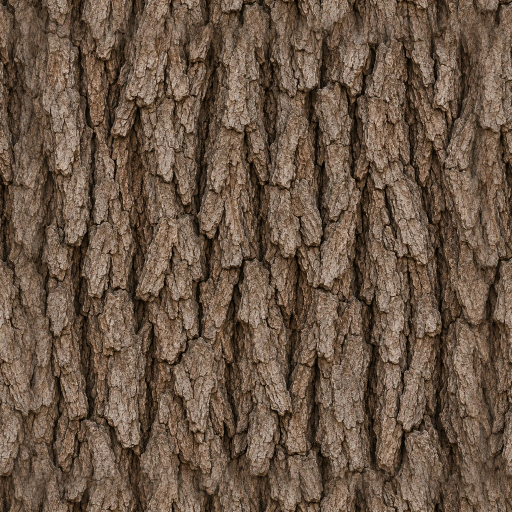
#> input picture stage-studio/assets/parkway/bark_t.webp, 1024 x 1024 px, given in place of keyaki_clump.png, which was not available (shown at 1/2 size)
$ python prep.py
#> lines starting #> are read from the running program, lines starting #| are printed output that depends on the picture
"""image_gen の絵を場面用に整える。単色の背景を透明にし、床のテクスチャの継ぎ目を消す。python prep.py"""
from pathlib import Path

import numpy as np
from PIL import Image, ImageFilter

d = Path(__file__).parent


def key(name, out, size=None, crop=None):
#> called with name = 'keyaki_clump', out = 'clump_a.png', size = (1024, 683)
    im = Image.open(d / f'{name}.png').convert('RGB')
#> im is the input picture: PIL image 1024x1024 RGB; mean R, G, B 106.4, 86.2, 69.3
    a = np.asarray(im).astype(np.float32) / 255
    r, g, b = a[..., 0], a[..., 1], a[..., 2]
    k = np.clip((np.minimum(r, b) - g - .1) / .2, 0, 1)
#> k: shape (1024, 1024) float32; every value is 0
    r = np.minimum(r, g * 1.3)
    b = np.minimum(b, g * 1.15)
    rgb = np.stack([r, g, b], -1)
    al = Image.fromarray(((1 - k) * 255).astype(np.uint8)).filter(ImageFilter.MinFilter(3)).filter(ImageFilter.GaussianBlur(.7))
#> al: PIL image 1024x1024 L; every value is 255
    res = Image.fromarray((rgb * 255).astype(np.uint8))
    res.putalpha(al)
#> res: PIL image 1024x1024 RGBA
    if crop:
        res = res.crop(crop)
    if size:
        res = res.resize(size, Image.LANCZOS)
#> res: PIL image 1024x683 RGBA
    res.save(d / out)
    print(out, res.size, float(1 - k.mean()))
#| clump_a.png (1024, 683) 1.0


def tile(name, out, size=1024, band=.12):
    """上下と左右の端を、半周ずらした絵へなめらかに移す。絵の端の境をなくす"""
    a = np.asarray(Image.open(d / f'{name}.png').convert('RGB').resize((size, size), Image.LANCZOS)).astype(np.float32)
    for axis in (0, 1):
        shifted = np.roll(a, size // 2, axis)
        t = np.linspace(0, 1, size)
        w = np.clip(np.minimum(t, 1 - t) / band, 0, 1)
        w = w * w * (3 - 2 * w)
        w = w[:, None, None] if axis == 0 else w[None, :, None]
        a = a * w + shifted * (1 - w)
    Image.fromarray(a.astype(np.uint8)).save(d / out)
    print(out)


key('keyaki_clump', 'clump_a.png', (1024, 683))
key('keyaki_under', 'under_a.png', (1024, 683))
#> call 2 of key, with name = 'keyaki_under', out = 'under_a.png', size = (1024, 683)
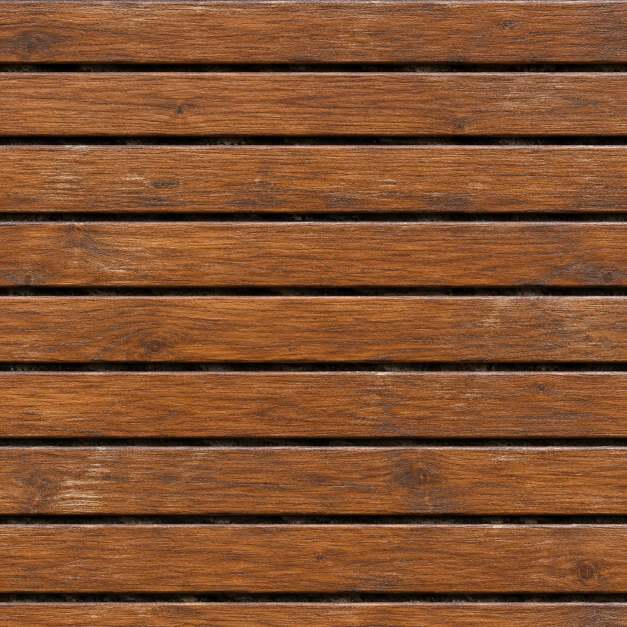
#> input picture stage-studio/assets/parkway/bench_wood.webp, 1254 x 1254 px, given in place of keyaki_under.png, which was not available (shown at 1/2 size)
#> in key, im is the input picture: PIL image 1254x1254 RGB; mean R, G, B 130.7, 81.2, 47.9
#> in key (call 2), `r, g, b = a[..., 0], a[..., 1], a[..., 2]`:
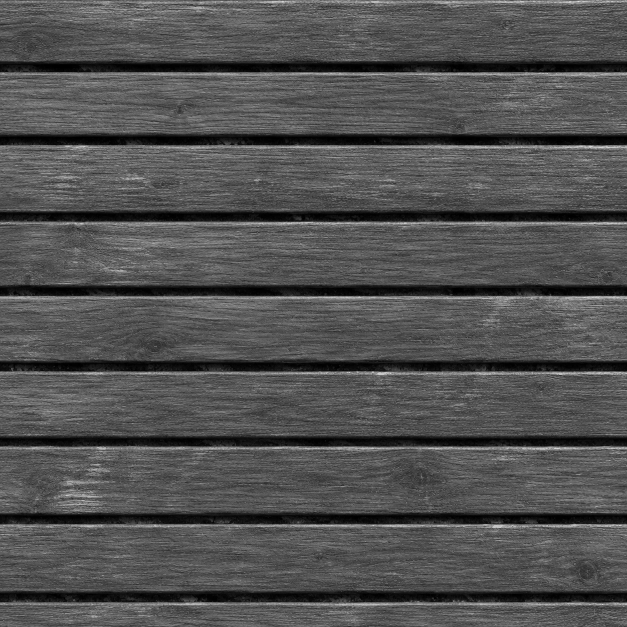
#> g: shape (1254, 1254) float32 (shown at 1/2 size); min 0, max 0.953, mean 0.318
#> in key (call 2), `r, g, b = a[..., 0], a[..., 1], a[..., 2]`:
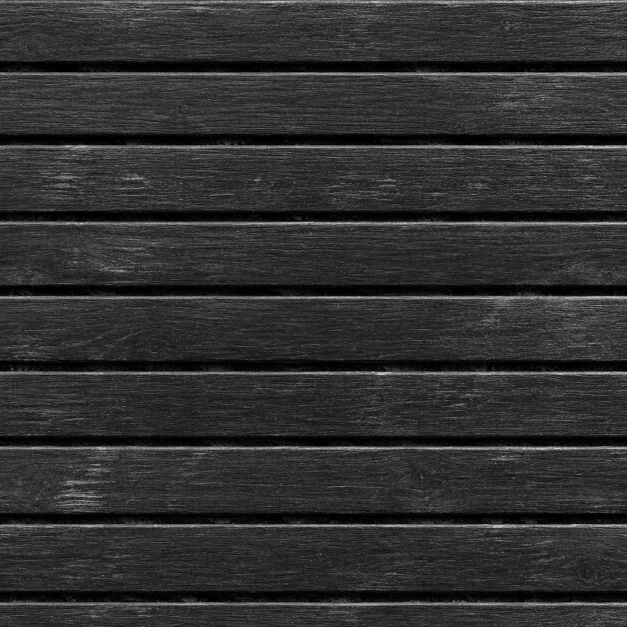
#> b: shape (1254, 1254) float32 (shown at 1/2 size); min 0, max 0.925, mean 0.188
#> in key (call 2), `k = np.clip((np.minimum(r, b) - g - .1) / .2, 0, 1)`: k: shape (1254, 1254) float32; every value is 0
#> in key (call 2), `r = np.minimum(r, g * 1.3)`:
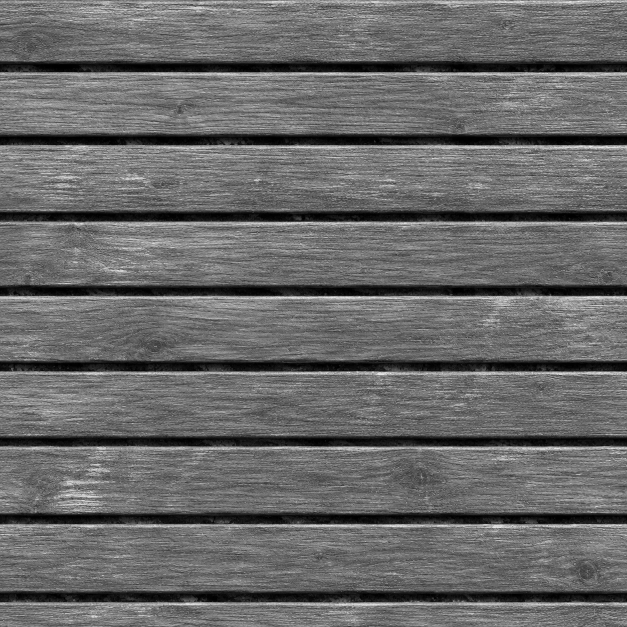
#> r: shape (1254, 1254) float32 (shown at 1/2 size); min 0, max 1, mean 0.412
#> in key (call 2), `rgb = np.stack([r, g, b], -1)`:
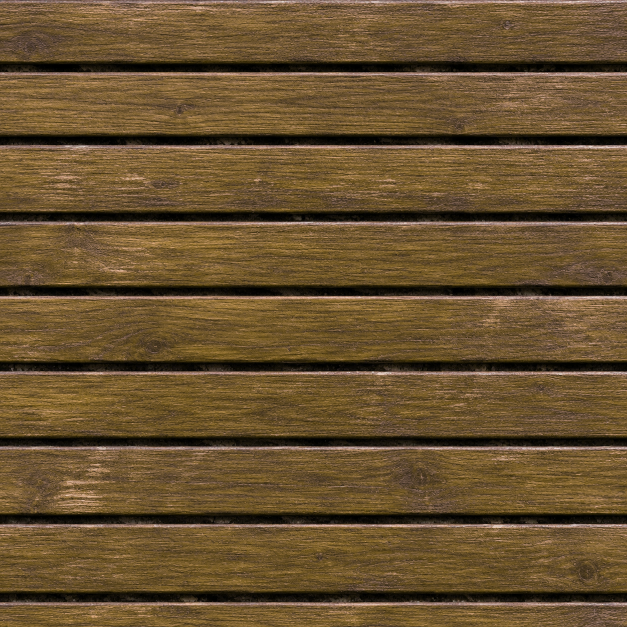
#> rgb: shape (1254, 1254, 3) float32 (shown at 1/2 size); mean of channels 0, 1, 2 0.412, 0.319, 0.189; drawn as R, G, B
#> in key (call 2), `al = Image.fromarray(((1 - k) * 255).astype(np.uint8)).filter(ImageFil..`: al: PIL image 1254x1254 L; every value is 255
#> in key (call 2), `res = res.resize(size, Image.LANCZOS)`:
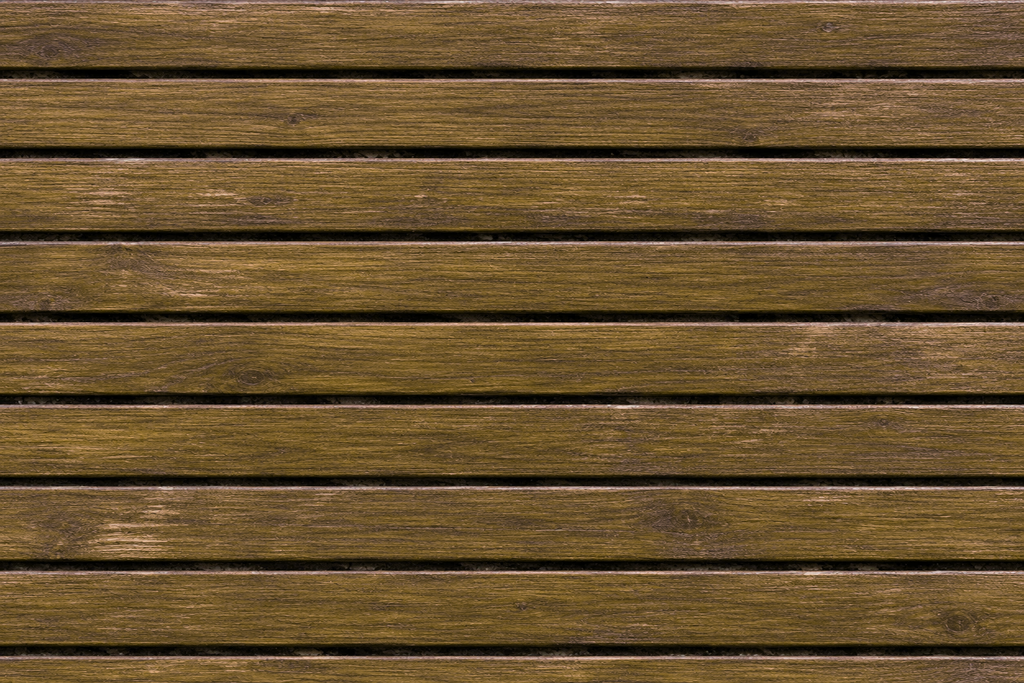
#> res: PIL image 1024x683 RGBA; mean R, G, B, A 104.6, 81.2, 47.9, 255
#| under_a.png (1024, 683) 1.0
key('treeline', 'treeline_a.png', crop=(0, 150, 1536, 880))
#| treeline_a.png (1536, 730) 1.0
im = Image.open(d / 'treeline_a.png')  # 板を重ねて並べるので、左右の端を透明へ移す
a = np.asarray(im).astype(np.float32)
#> a: shape (730, 1536, 4) float32
t = np.linspace(0, 1, im.width)
#> t = 1536 values from 0 to 1
a[..., 3] *= np.clip(np.minimum(t, 1 - t) / .08, 0, 1)
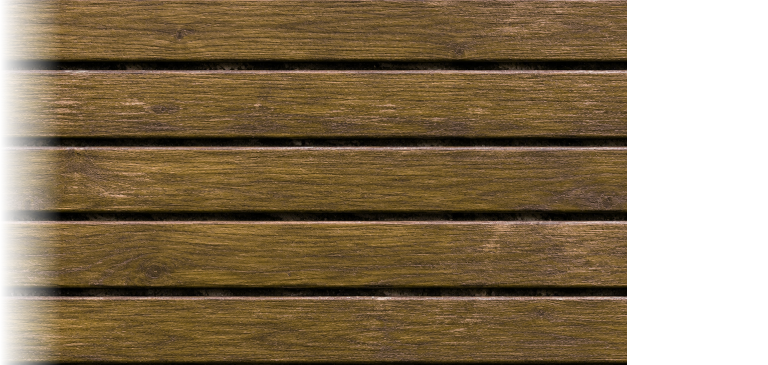
#> a: shape (730, 1536, 4) float32 (shown at 1/2 size); mean R, G, B, A 86.5, 67.1, 38.9, 198.6; transparent parts drawn white
Image.fromarray(a.astype(np.uint8)).save(d / 'treeline_a.png')
for n in ('gravel', 'lawn', 'soil', 'bark', 'granite'):
    tile(n, f'{n}_t.png')
#> (the run stopped early here; a loop or call above may not have finished)
